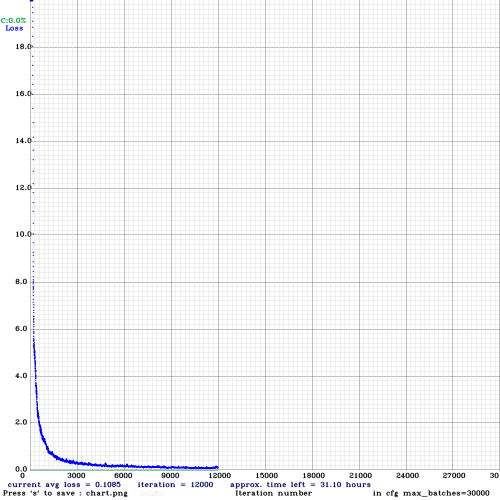
#> input picture Capstone/YOLO/chart_custom-train-yolo (5).png, 1000 x 1000 px, given in place of predictions.jpg, which was not available (shown at 1/2 size)
$ jupyter execute --allow-errors Capstone_YOLO_v3.ipynb   (shell and % lines are left out)   (text cells are left out)
#> lines starting #> are read from the running program, lines starting #| are printed output that depends on the picture
[cell 1]
from google.colab import drive
#> (the rest of this cell did not finish here and is left out)

[cell 2]
import os
if not os.path.exists('usr/local/cuda/include/cudnn.h'):
    !tar -xzvf drive/MyDrive/Kobot/YOLO/darknet/cuDNN/cudnn-11.1-linux-x64-v8.0.5.39.tgz -C /usr/local/
    !chmod a+r /usr/local/cuda/include/cudnn.h

[cell 3]
import os
if not os.path.exists('darknet'):
    os.makedirs('darknet')
%cd darknet
#YOLO data 가져오기

# Custom data가 있는 폴더 복사

[cell 4]
%cd /content/darknet

[cell 5]
#download files

def imShow(path):
#> called with path = 'predictions.jpg'
    import cv2
    import matplotlib.pyplot as plt
    %matplotlib inline

    img = cv2.imread(path)
#> img is the input picture: shape (1000, 1000, 3); mean B, G, R 246, 245.1, 245
    height , width = img.shape[:2]
#> height = 1000; width = 1000
    resized_img = cv2.resize(img, (3*width, 3*height),interpolation = cv2.INTER_CUBIC)

    fig = plt.gcf()
    fig.set_size_inches(18,10)
    plt.axis("off")
    #plt.rcParams['figure.figsize'] = [10,5]
    plt.imshow(cv2.cvtColor(resized_img, cv2.COLOR_BGR2RGB))
    plt.show()
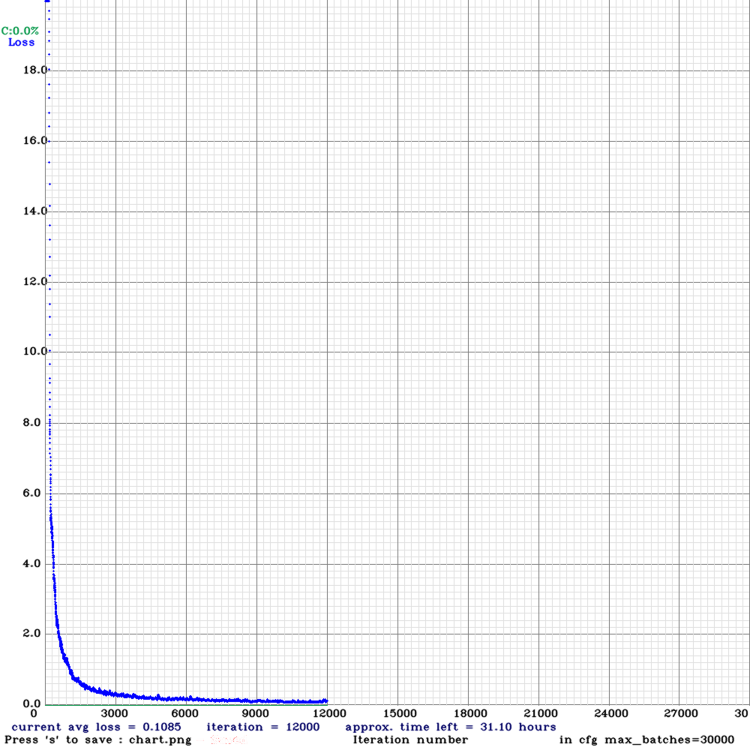
#> shown: shape (3000, 3000, 3) (shown at 1/4 size); mean R, G, B 244.3, 244.4, 245.3

def upload():
    from google.colab import files
    uploaded = files.upload()
    for name, data in uploaded.items():
        with open(name, "wb") as f:
            f.write(data)
            print("saved file", name)
def download(path):
    from google.colab import files
    files.download(path)


$ run again, on Capstone/YOLO/images/test4.jpeg
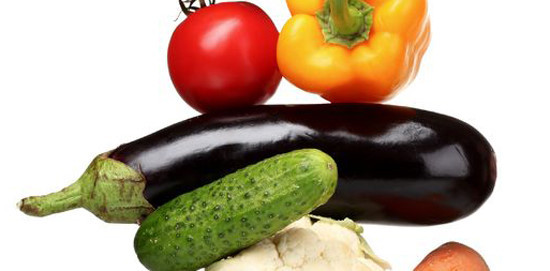
#> input picture Capstone/YOLO/images/test4.jpeg, 550 x 271 px, given in place of predictions.jpg, which was not available
#> in imShow, img is the input picture: shape (271, 550, 3); mean B, G, R 143.1, 165.5, 184.4
#> in imShow, `plt.show()`:
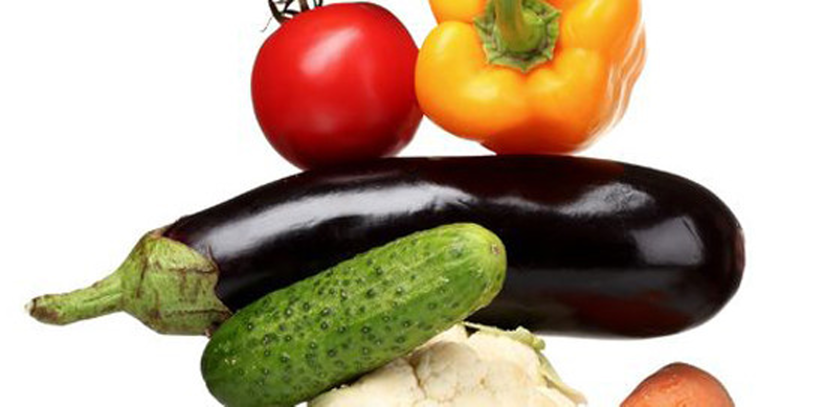
#> shown: shape (813, 1650, 3) (shown at 1/2 size); mean R, G, B 184.4, 165.5, 143.1
